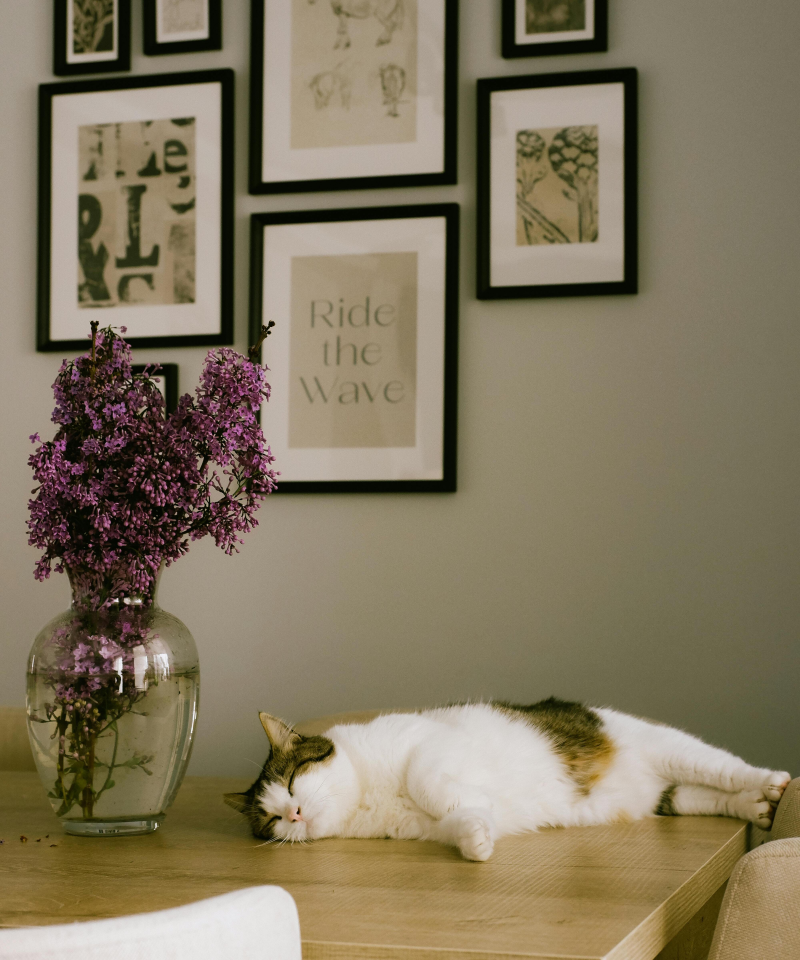
#> input picture example_images/cat.jpeg, 4000 x 4800 px (shown at 1/5 size)
$ python demo_ddim_object_insertion.py --fg_image ../example_images/cat.jpeg --bg_image ../example_images/cat.jpeg
#> lines starting #> are read from the running program, lines starting #| are printed output that depends on the picture
#!/usr/bin/env python3
"""
DDIM Object Insertion Demo

This script demonstrates the complete DDIM-based object insertion pipeline
with attention switching as described in rules.py.

Usage:
    python demo_ddim_object_insertion.py --fg_image path/to/foreground.jpg --bg_image path/to/background.jpg
"""

import torch
import numpy as np
from PIL import Image
import cv2
import argparse
import os
from pathlib import Path
from matplotlib import pyplot as plt

from src.ddim_object_insertion_example import DDIMObjectInserter
from src.config import RunConfig


# [30 lines left out: function create_boundary_mask_simple, not called in this run]


def load_and_preprocess_image(image_path: str, size: tuple = (1024, 1024)) -> Image.Image:
    """Load and preprocess an image."""
#> called with image_path = '../example_images/cat.jpeg', size = (1024, 1024)
    image = Image.open(image_path).convert("RGB")
#> image is the input picture: PIL image 4000x4800 RGB; mean R, G, B 130.3, 118.7, 94.4
    image = image.resize(size, Image.LANCZOS)
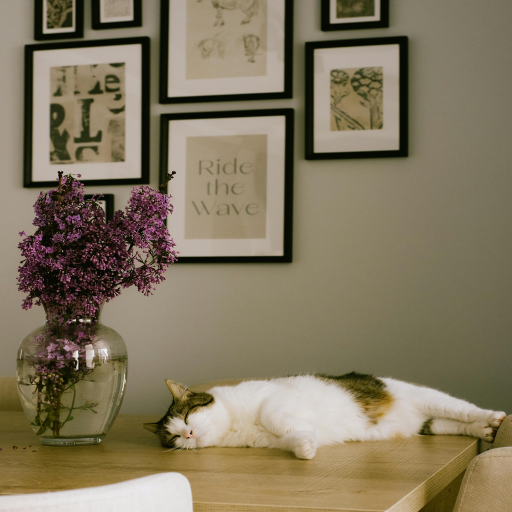
#> image: PIL image 1024x1024 RGB (shown at 1/2 size); mean R, G, B 130.3, 118.7, 94.4
    return image


# [54 lines left out: functions save_results, visualize_results, not called in this run]


def main():
    parser = argparse.ArgumentParser(description="DDIM Object Insertion Demo")
    parser.add_argument("--fg_image", type=str, required=True, help="Path to foreground image")
    parser.add_argument("--bg_image", type=str, required=True, help="Path to background image")
    parser.add_argument("--output_dir", type=str, default="output", help="Output directory")
    parser.add_argument("--prompt", type=str, default="a seamless composite image with natural lighting",
                       help="Text prompt for generation")
    parser.add_argument("--fg_prompt", type=str, default="", help="Foreground inversion prompt")
    parser.add_argument("--bg_prompt", type=str, default="", help="Background inversion prompt")
    parser.add_argument("--num_steps", type=int, default=50, help="Number of inference steps")
    parser.add_argument("--guidance_scale", type=float, default=7.5, help="Classifier-free guidance scale")
    parser.add_argument("--blend_strength", type=float, default=0.8, help="Attention blending strength")
    parser.add_argument("--mask_method", type=str, default="edge_detection",
                       choices=["edge_detection", "manual"], help="Boundary mask generation method")
    parser.add_argument("--device", type=str, default="cuda", help="Device to use")
    parser.add_argument("--model_id", type=str, default="stabilityai/stable-diffusion-xl-base-1.0",
                       help="SDXL model ID")

    args = parser.parse_args()

    # Check if images exist
    if not os.path.exists(args.fg_image):
        raise FileNotFoundError(f"Foreground image not found: {args.fg_image}")
    if not os.path.exists(args.bg_image):
        raise FileNotFoundError(f"Background image not found: {args.bg_image}")

    print("=" * 60)
    print("DDIM Object Insertion Demo")
    print("=" * 60)
    print(f"Foreground image: {args.fg_image}")
    print(f"Background image: {args.bg_image}")
    print(f"Output directory: {args.output_dir}")
    print(f"Device: {args.device}")
    print(f"Model: {args.model_id}")
    print("=" * 60)

    # Load images
    print("Loading and preprocessing images...")
    fg_image = load_and_preprocess_image(args.fg_image)
    bg_image = load_and_preprocess_image(args.bg_image)

    # Initialize the object inserter
    print("Initializing DDIM Object Inserter...")
    inserter = DDIMObjectInserter(
        model_id=args.model_id,
        device=args.device,
        dtype=torch.float16 if args.device == "cuda" else torch.float32
    )

    # Create boundary mask
    print("Creating boundary mask...")
    boundary_mask = inserter.create_boundary_mask(
        fg_image, bg_image,
        method=args.mask_method,
        dilation_size=10,
        blur_sigma=2.0
    )

    # Perform DDIM inversion
    print("Performing DDIM inversion...")
    fg_noise_latents, bg_noise_latents = inserter.invert_images(
        fg_image, bg_image,
        fg_prompt=args.fg_prompt,
        bg_prompt=args.bg_prompt,
        num_inference_steps=args.num_steps,
        guidance_scale=args.guidance_scale
    )

    # Setup attention switching
    print("Setting up attention switching...")
    inserter.setup_attention_switching(
        boundary_mask=boundary_mask,
        blend_strength=args.blend_strength,
        target_layers=["up", "mid"]
    )

    # Generate result with object insertion
    print("Generating result with object insertion...")
    result_image = inserter.generate_with_object_insertion(
        prompt=args.prompt,
        num_inference_steps=args.num_steps,
        guidance_scale=args.guidance_scale,
        height=1024,
        width=1024
    )

    # Save results
    print("Saving results...")
    results = {
        "foreground": fg_image,
        "background": bg_image,
        "boundary_mask": boundary_mask,
        "result": result_image
    }
    save_results(results, args.output_dir)

    # Create visualization
    print("Creating visualization...")
    visualize_results(fg_image, bg_image, boundary_mask, result_image, args.output_dir)

    print("=" * 60)
    print("DDIM Object Insertion completed successfully!")
    print(f"Results saved to: {args.output_dir}")
    print("=" * 60)


if __name__ == "__main__":
    main()
#> (the call stopped at in main, `inserter = DDIMObjectInserter( model_id=args.model_id, device=args.dev..`: src is not available in this run)
